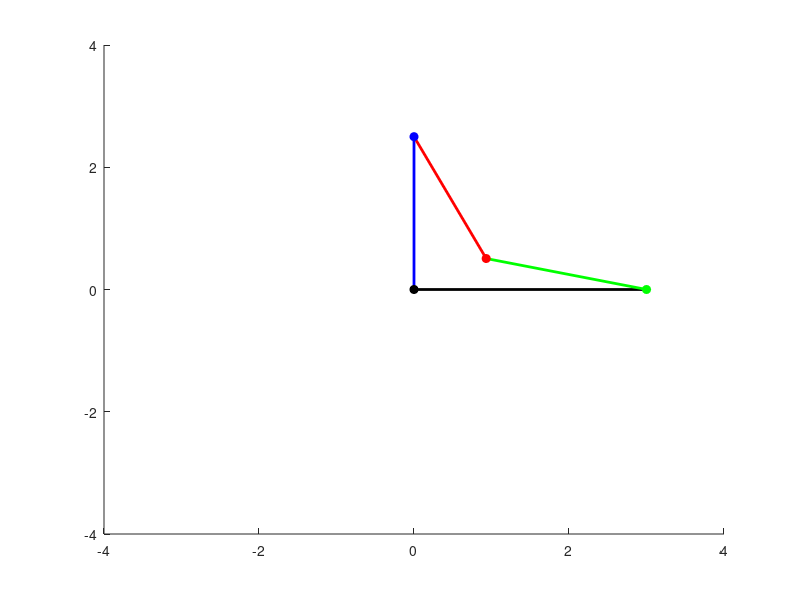

This figure's MATLAB source:
% Four-bar linkage simulation with fixed link lengths and Grashof's criterion
% Example with a rocking mechanism

% Define the lengths of the links (in meters)
L1 = 3;    % Length of link 1 (fixed)
L2 = 2.5;  % Length of link 2 (input link)
L3 = 2.2;  % Length of link 3 (coupler)
L4 = 2.3;  % Length of link 4 (output link)

% Check Grashof's condition
s = min([L1, L2, L3, L4]); % Shortest link
l = max([L1, L2, L3, L4]); % Longest link
p_plus_q = sum([L1, L2, L3, L4]) - (s + l); % Sum of the two intermediate links

% Verify Grashof's condition
if s + l <= p_plus_q
    disp('Grashof condition is satisfied. At least one link will revolve.');
else
    disp('Grashof condition is not satisfied. All links will rock.');
end

% Define the range of motion for the input link (Link 2)
theta2_range = linspace(pi/2, 3*pi/4, 50); % Restricted motion due to rocking

% Set up the figure
figure;
hold on;
axis equal;
xlabel('X');
ylabel('Y');
title('Four-bar Linkage Simulation (Rocking Mechanism)');

% Loop over the range of theta2 values for rocking motion
for i = 1:length(theta2_range)
    theta2 = theta2_range(i); % Current angle of input link
    
    % Using cosine law to determine angles and positions
    A = 2*L2*L4*cos(theta2) - 2*L1*L4;
    B = 2*L2*L4*sin(theta2);
    C = L1^2 + L2^2 + L4^2 - L3^2 + 2*L1*L2*cos(theta2);
    
    % Calculate the output link angle (theta4) using the quadratic formula
    discriminant = A^2 + B^2 - C^2;
    if discriminant >= 0
        theta4 = 2 * atan2(-B + sqrt(discriminant), A + C);
    else
        theta4 = NaN; % Infeasible solution, this should not happen if Grashof's condition is met
    end
    
    % Calculate positions
    xC = L2 * cos(theta2);
    yC = L2 * sin(theta2);
    xD = L1 + L4 * cos(theta4);
    yD = L4 * sin(theta4);
    
    % Update the angles of the links
    theta3 = atan2((yD - yC), (xD - xC));
    
    % Calculate the position of point B (pivot point of coupler and output link)
    xB = xC + L3 * cos(theta3);
    yB = yC + L3 * sin(theta3);
    
    % Plot the four-bar linkage
    clf;
    hold on;
    plot([0 L1], [0 0], 'k-', 'LineWidth', 2); % Link 1 (fixed)
    plot([0 xC], [0 yC], 'b-', 'LineWidth', 2); % Link 2 (input)
    plot([xC xB], [yC yB], 'r-', 'LineWidth', 2); % Link 3 (coupler)
    plot([xB L1], [yB 0], 'g-', 'LineWidth', 2); % Link 4 (output)
    
    % Plot the pivot points
    plot(0, 0, 'ko', 'MarkerFaceColor', 'k');
    plot(xC, yC, 'bo', 'MarkerFaceColor', 'b');
    plot(xB, yB, 'ro', 'MarkerFaceColor', 'r');
    plot(L1, 0, 'go', 'MarkerFaceColor', 'g');
    
    % Set axis limits
    axis([-4 4 -4 4]);
    
    % Pause for animation
    pause(0.05);
end

% Reverse the rocking motion
for i = length(theta2_range):-1:1
    theta2 = theta2_range(i); % Current angle of input link
    
    % Using cosine law to determine angles and positions
    A = 2*L2*L4*cos(theta2) - 2*L1*L4;
    B = 2*L2*L4*sin(theta2);
    C = L1^2 + L2^2 + L4^2 - L3^2 + 2*L1*L2*cos(theta2);
    
    % Calculate the output link angle (theta4) using the quadratic formula
    discriminant = A^2 + B^2 - C^2;
    if discriminant >= 0
        theta4 = 2 * atan2(-B + sqrt(discriminant), A + C);
    else
        theta4 = NaN; % Infeasible solution, this should not happen if Grashof's condition is met
    end
    
    % Calculate positions
    xC = L2 * cos(theta2);
    yC = L2 * sin(theta2);
    xD = L1 + L4 * cos(theta4);
    yD = L4 * sin(theta4);
    
    % Update the angles of the links
    theta3 = atan2((yD - yC), (xD - xC));
    
    % Calculate the position of point B (pivot point of coupler and output link)
    xB = xC + L3 * cos(theta3);
    yB = yC + L3 * sin(theta3);
    
    % Plot the four-bar linkage
    clf;
    hold on;
    plot([0 L1], [0 0], 'k-', 'LineWidth', 2); % Link 1 (fixed)
    plot([0 xC], [0 yC], 'b-', 'LineWidth', 2); % Link 2 (input)
    plot([xC xB], [yC yB], 'r-', 'LineWidth', 2); % Link 3 (coupler)
    plot([xB L1], [yB 0], 'g-', 'LineWidth', 2); % Link 4 (output)
    
    % Plot the pivot points
    plot(0, 0, 'ko', 'MarkerFaceColor', 'k');
    plot(xC, yC, 'bo', 'MarkerFaceColor', 'b');
    plot(xB, yB, 'ro', 'MarkerFaceColor', 'r');
    plot(L1, 0, 'go', 'MarkerFaceColor', 'g');
    
    % Set axis limits
    axis([-4 4 -4 4]);
    
    % Pause for animation
    pause(0.05);
end

hold off;
